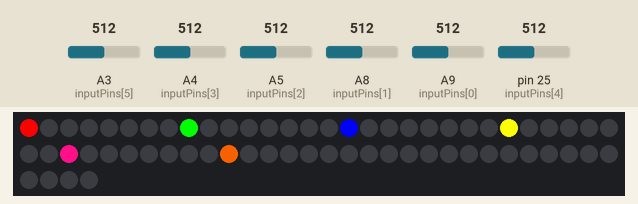
Simulated run of this sketch. Board: Teensy 4. Shown: 64 RGB LEDs in strip order, left to right, continuing on the next row. The test bench sets the inputs (shaded band); at power-on: A4 (inputPins[3]) = 512, A5 (inputPins[2]) = 512, A8 (inputPins[1]) = 512, A3 (inputPins[5]) = 512, A9 (inputPins[0]) = 512, pin 25 (inputPins[4]) = 512.

Above: at 0.07 s.
At 1.2 s:
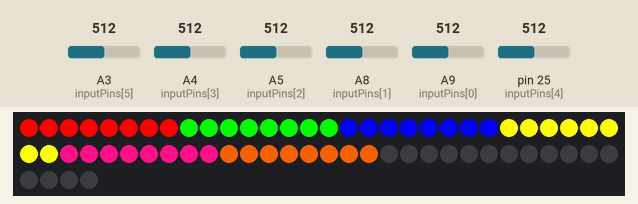
1.3 s: A4 (inputPins[3]) set to 690
2.8 s: A4 (inputPins[3]) set to 713
4.8 s: A5 (inputPins[2]) set to 686
6.3 s: A5 (inputPins[2]) set to 712
At 7.5 s:
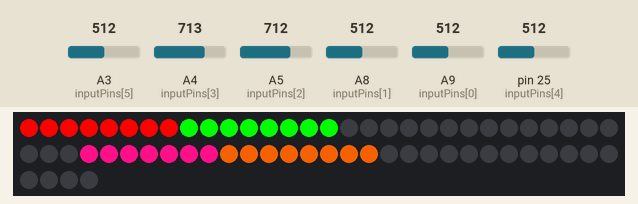
8.3 s: A8 (inputPins[1]) set to 687
9.8 s: A8 (inputPins[1]) set to 710
Timing chart, 0 to 12.8 s (numbered marks = the images above; inputs shaded):
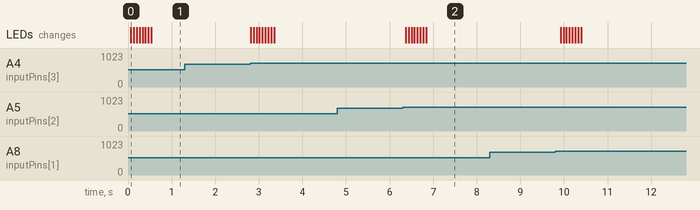

The sketch:

TeensyStaircaseV7EndLit.ino
```cpp
#include <OctoWS2811.h> // Library for LED driving shield on Teensy

const int ledsPerStrip = 8;   // Neopixel strips currently cut into 8 LED sections, each section wired as a separate strip on the controller.
const int numberOfTreads = 6; // Number of Treads currently implemented in hardware

int nextNoteInSong = 0;             // Keeps track of next note to play in chosen song array
int numNotesInSongs[] = {47, 120};  // Since notes array must be padded to largest song, store the length here

int notesInSongs[][120] = {   { 67, 72, 72, 72, 74, 76, 76, 76, 74, 72, 74, 76, 72, 76, 76, 77, 79, 79, 77, 76,
                                77, 79, 76, 72, 72, 74, 76, 76, 74, 72, 74, 76, 72, 67, 67, 72, 72, 72, 74,
                                76, 76, 76, 74, 72, 74, 76, 72,0,0,0,0,0,0,0,0,0,0,0,0,0,0,0,0,0,0,0,0,0,0,
                                0,0,0,0,0,0,0,0,0,0,0,0,0,0,0,0,0,0,0,0,0,0,0,0,0,0,0,0,0,0,0,0,0,0,0,0,0,0,
                                0,0,0,0,0,0,0,0,0,0,0,0,0 },  // Itsy Bitsy Spider

                              { 83, 88, 88, 88, 83, 83, 83, 86, 86, 88,
                                91, 91, 91, 91, 83,  83, 86, 86, 88,
                                76, 76, 88, 88, 88, 90,
                                86, 86, 86, 86, 88, 86, 86, 86,
                                86, 86, 85, 83, 81, 79, 81, 79, 83, 79, 76,
                                83, 83, 86, 88, 88, 88, 88, 88, 88, 88, 88, 88, 86,
                                88, 88, 88, 86, 88, 83, 83, 86, 88, 88, 88, 88, 88, 90,
                                86, 86, 83, 83, 88, 86, 88, 88, 86, 88, 83, 83, 86,
                                88, 88, 95, 93, 93, 91, 88, 91, 88, 88, 86, 88, 88, 88, 88, 86, 88,
                                83, 83, 86, 88, 88, 88, 88, 88, 90, 86, 86, 83, 83,
                                88, 88, 86, 88, 86, 88 } // Happy
              };
int treadNoteAssignments[numberOfTreads]; // Used to assign a note to a tread as it is played so it can be turned off when foot leaves
int whichSong = 1;                        // Index of chosen song in notesInSongs 2D array

// Setup for LEDs
DMAMEM int displayMemory[ledsPerStrip*numberOfTreads];
int drawingMemory[ledsPerStrip*numberOfTreads];
const int config = WS2811_GRB | WS2811_800kHz;
OctoWS2811 leds(ledsPerStrip, displayMemory, drawingMemory, config);

// Colors for LEDs
#define RED       0xFF0000
#define GREEN     0x00FF00
#define BLUE      0x0000FF
#define YELLOW    0xFFFF00
#define PINK      0xFF1088
#define ORANGE    0xE05800
#define WHITELED  0xFFFFFF
#define LEDOFF    0x000000

#define DEBUG 0                   // Enables various Serial.print commands
#define PLAYINGSONG 0             // When set to 1, whatever tread is activated will play the next not in the chosen song array
#define PLAYCHORDS 0              // Plays notes assigned in Tread struct
#define VELOCITY 115              // MIDI velocity for notes played. Range is 0-127.
#define LASER_SENSITIVITY 700     // Values less than this will indicate the laser is blocked and the input has been pulled low.

int needsLighting[numberOfTreads] = {0, 0, 0, 0, 0, 0};     // 0 = off; 1 = lighting; 2 = unlighting;
elapsedMillis sinceLastLEDUpdate = 0;                       // Refresh rate for LED animations
int treadNumber = 0;                                        // Used to scan through treads and check for activation/obstruction of laser

int sustainState = 0; // Sustain Pedal to make notes last longer
int inputPins[] = {A9, A8, A5, A4, A11, A3}; // Connections to laser sensors. External 100k pullups. Lasers are NPN, pulling down upon interruption/activation.
int states[] = {0, 0, 0, 0, 0, 0}; // Store current states of treads/notes. 0 means no foot on tread. 1 means foot on tread.
int ledStarts[] = {0, ledsPerStrip, (ledsPerStrip * 2), (ledsPerStrip * 3), (ledsPerStrip * 4), (ledsPerStrip * 5)}; // Starting pixel of tread strip
int colors[] = {RED, GREEN, BLUE, YELLOW, PINK, ORANGE, WHITELED}; // Colors to light each tread, starting at bottom of stairs
int nextLit[] = {0, ledsPerStrip, (ledsPerStrip * 2), (ledsPerStrip * 3), (ledsPerStrip * 4), (ledsPerStrip * 5)}; // Next LED to light in animation

struct Tread {
    int numNotes; // 1 if no chord would work with this song, 3 or more for songs with chords
    int notes[4]; // MIDI notes
};

/* MIDI Notes
 * Octave
 *         C  C#   D  D#   E   F  F#   G  G#   A  A#   B
 * 0       0   1   2   3   4   5   6   7   8   9  10  11
 * 1      12  13  14  15  16  17  18  19  20  21  22  23
 * 2      24  25  26  27  28  29  30  31  32  33  34  35
 * 3      36  37  38  39  40  41  42  43  44  45  46  47
 * 4      48  49  50  51  52  53  54  55  56  57  58  59
 * 5      60  61  62  63  64  65  66  67  68  69  70  71
 * 6      72  73  74  75  76  77  78  79  80  81  82  83
 * 7      84  85  86  87  88  89  90  91  92  93  94  95
 * 8      96  97  98  99 100 101 102 103 104 105 106 107
 * 9     108 109 110 111 112 113 114 115 116 117 118 119
 * 10    120 121 122 123 124 125 126 127
 */

//Iron Man with Chords defined. Top tread not used in riff
struct Tread ironTreads[][6] = {{ {3, {22,29,34}},
                                  {3, {25,32,37}},
                                  {3, {27,34,39}},
                                  {3, {29,36,41}},
                                  {3, {30,37,42}},
                                  {3, {32,39,44}}
                                }};

//Mary Had Lamb with Chords defined
struct Tread treads[][6] = {{ {1, {48,56,59}},
                              {1, {50,57,60}},
                              {1, {52,59,62}},
                              {1, {53,61,64}},
                              {1, {55,63,66}},
                              {1, {57,65,68}}
                            }};

//Beethonven's Fifth Chords defined
struct Tread fifthTreads[][6] =  {{ {3, {47,51,54}},
                                    {3, {48,52,55}},
                                    {3, {50,54,57}},
                                    {3, {52,56,59}},
                                    {3, {57,61,64}},
                                    {3, {57,61,64}}
                                 }};

//Smoke on the Water
struct Tread smokeTreads[][6] = {{  {3, {48,52,55}},
                                    {3, {51,55,58}},
                                    {3, {53,57,60}},
                                    {3, {54,58,61}},
                                    {3, {57,61,64}},
                                    {3, {61,65,68}}
                                  }};


//Mary Had Lamb with Chords defined
struct Tread maryTreads[][6] = {{ {1, {52,56,59}},
                                  {1, {53,57,60}},
                                  {1, {55,59,62}},
                                  {1, {57,61,64}},
                                  {1, {57,61,64}},
                                  {1, {57,61,64}}
                                }};

//Louie Louie
struct Tread louieTreads[][6] =  {{ {1, {55,59,62}},
                                    {1, {62,66,69}},
                                    {1, {64,68,71}},
                                    {1, {65,69,72}},
                                    {1, {57,61,64}},
                                    {1, {57,61,64}}
                                 }};

// Carol of the Bells Melody NO CHORDS
struct Tread bellMelTreads[][6] =    {{ {1, {67,0,0}},
                                        {1, {68,0,0}},
                                        {1, {69,0,0}},
                                        {1, {70,0,0}},
                                        {1, {57,61,64}},
                                        {1, {57,61,64}}
                                     }};

// Carol of the Bells Bass
struct Tread bellBassTreads[][6] =   {{ {1, {50,54,57}},
                                        {1, {52,56,59}},
                                        {1, {53,57,60}},
                                        {1, {55,59,62}},
                                        {1, {57,61,64}},
                                        {1, {57,61,64}}
                                     }};

void readTread(void) {
  struct Tread * tread = &treads[0][treadNumber];
  int reading = analogRead(inputPins[treadNumber]);
    #ifdef DEBUG
      //Serial.print(treadNumber);
      //Serial.print(" ");
      /*Serial.print(reading);
      Serial.print(" ");
      if (treadNumber == 5) {
        Serial.println(" ");
      }*/
    #endif

  if(reading > LASER_SENSITIVITY) { // Tread clear of feet, turn off notes if playing

    if(states[treadNumber] == 1) {  // If note was playing
        if(!(PLAYCHORDS)) {         // without chords
          if (PLAYINGSONG) {        // with song but no chords
            usbMIDI.sendNoteOff(treadNoteAssignments[treadNumber], 0, 1); // Variables are note, velocity, channel
            needsLighting[treadNumber] = 2;
          } else {                  // no song, no chords
            usbMIDI.sendNoteOff(tread->notes[0], 0, (1)); // Variables are note, velocity, channel
            needsLighting[treadNumber] = 2;
          }
        } else {                    // with chords, no song
          for(int i = 0; i < tread->numNotes; i++) {
            usbMIDI.sendNoteOff(tread->notes[i], 0, (1)); // Variables are note, velocity, channel
            needsLighting[treadNumber] = 2;
          }
        }
      states[treadNumber] = 0;      // set state to off so we don't keep sending NoteOff commands
    }
  } else {
    if(states[treadNumber] == 0) {
      if(!(PLAYCHORDS)) {           // without chords:
        if (PLAYINGSONG) {          // with song but no chords
          treadNoteAssignments[treadNumber] = notesInSongs[whichSong][nextNoteInSong];  // assign next note in song to this tread so it can be turned off later
          nextNoteInSong++;                                                             // increment nextNoteInSong index so next tread activated can take it
          if (nextNoteInSong == numNotesInSongs[whichSong]) {                           // if we're at the end of the song
            nextNoteInSong = 0;                                                         // go back to the beginning
          }
          usbMIDI.sendNoteOn(treadNoteAssignments[treadNumber], VELOCITY, 1); // Variables are note, velocity, channel
          #ifdef DEBUG
            //Serial.print(treadNoteAssignments[treadNumber]);
            //Serial.print(treadNumber);
            //Serial.print(" sent On");
          #endif
          needsLighting[treadNumber] = 1;
        } else {                   // No song:
          usbMIDI.sendNoteOn(tread->notes[0], VELOCITY, (1)); // Variables are note, velocity, channel
          #ifdef DEBUG
            //Serial.print(treadNumber);
            //Serial.print(" sent On");
          #endif
          needsLighting[treadNumber] = 1;
        }
      } else {                    // No chords and no song:
        for(int i = 0; i < tread->numNotes; i++) {
          usbMIDI.sendNoteOn(tread->notes[i], VELOCITY, (1)); // Variables are note, velocity, channel
          needsLighting[treadNumber] = 1;
          #ifdef DEBUG
            //Serial.print(treadNumber);
            //Serial.print(" sent On");
          #endif
        }
      }
      states[treadNumber] = 1; // Set tread to on so multiple NoteOn commands don't get sent
    }
  }
}

void lightTread(int ledStart, int color) // Turns on one tread's section of LEDs
{
  int ledEnd = ledStart + ledsPerStrip;
  for (int i=ledStart; i < ledEnd; i++) {
    leds.setPixel(i, color);
  }
  leds.show();
}

void lightOff(int ledStart) // Turns off one tread's section of LEDs
{
  int ledEnd = ledStart + ledsPerStrip;
  for (int i=ledStart; i < ledEnd; i++) {
    leds.setPixel(i, LEDOFF);
  }
  leds.show();
}

void setup() {
    leds.begin();
    leds.show();
    Serial.begin(9600);
    memcpy(treads, smokeTreads, sizeof(treads)); // Copy notes for Smoke on the Water into treads
}

void loop() {
  // LED Animation:
  if (sinceLastLEDUpdate > 64) { // Refresh all LEDs every so many milliseconds
    for(int i=0; i<numberOfTreads; i++) {         // for each tread
        if (needsLighting[i] == 1) {              // if needs lighing
          leds.setPixel(nextLit[i], colors[i]);   // light the next LED to be lit
          nextLit[i]++;                           // increment the counter so the next refresh will get the next LED up
          if (nextLit[i]  >  (ledStarts[i] + (ledsPerStrip-1))) { // If we incremented past the end
            needsLighting[i] = 0;                 // this section needs no further lighting
          }
        } else if (needsLighting[i] == 2) {       // if needs unlighting (has been fully or partially lit, but foot has left tread and LEDs should go off
          leds.setPixel(nextLit[i], LEDOFF);      // turn of this LED
          nextLit[i]--;                           // count back down the strip, towards the bottom of the staircase
          if (nextLit[i]  <  (ledStarts[i])) {    // if we
            needsLighting[i] = 0;                 // strip is fully unlit, set status to off. @@@@@@@@@@@@@@@@@@BUG?@@@@@@@@@@@@@@@@ was "2", changed to "0"
            nextLit[i] = (ledStarts[i]);          // set nextLit back to start of strip
          }
        }
      }
      leds.show();                                // Update all LEDs with above changes to buffer
      sinceLastLEDUpdate = 0;                     // Reset ellapsed millis since last refresh
  }


 // Tread scanning:
  for (treadNumber = 0; treadNumber < numberOfTreads; treadNumber++) {
    readTread();
  }

  // Read pot to select which notes we want to play with for testing prototype. Not currently implemented in hardware.
  /*int song = analogRead(A4);
  if (abs(song - lastSong) > 50) {
    if (song <= 200) {
      // song one: Mary Had a Little Lamb
      Serial.println("Mary Had a Little Lamb");
    } else if ((song > 200) && (song <= 400)) {
      // song two: Louie Louie
      Serial.println("Louie Louie");
      memcpy(treads, louieTreads, sizeof(treads));
    } else if ((song > 400) && (song <= 600)) {
      // song three: Smoke on the Water
      Serial.println("Smoke on the Water");
      memcpy(treads, smokeTreads, sizeof(treads));
    } else if ((song > 600) && (song <= 800)) {
      // song four: Beethoven's Fifth Symphony
      Serial.println("Beethoven's Fifth Symphony");
      memcpy(treads, fifthTreads, sizeof(treads));
    } else if ((song > 800) && (song <= 900)) {
      // song five:
      Serial.println("Bells Melody");
      memcpy(treads, bellMelTreads, sizeof(treads));
    } else if ((song > 900) && (song <= 1024)) {
      // song six:
      Serial.println("Bells Bass");
      memcpy(treads, bellBassTreads, sizeof(treads));
    }
    lastSong = song;
  }
*/

/*
  // Read pin 10 to see if we are testing Sustain mode. Only for prototyping purposes, not currently implemented in hardware.
  if (digitalRead(10)) {
    if (sustainState == 1) {
      usbMIDI.sendControlChange(64, 0, 1); // Sustain off if still pulled up
      sustainState = 0;
      digitalWrite(13,LOW);
    }
  } else {
    if (sustainState == 0) {
      usbMIDI.sendControlChange(64, 127, 1); // Sustain on if switch closed
      sustainState = 1;
      digitalWrite(13,HIGH);
    }
  }
*/

} // Loop End
```

Measured:
- the behaviour switches between 700 and 701 on A5 (inputPins[2]) (found by bisection; images 1 and 2)
- after the input at 1.3 s, every drawn part: stays the same
- after the input at 4.8 s, every drawn part: stays the same
- after the input at 6.3 s, the LEDs: first change after 0.07 s (image 2 shows a later state)
- after the input at 8.3 s, every drawn part: stays the same
